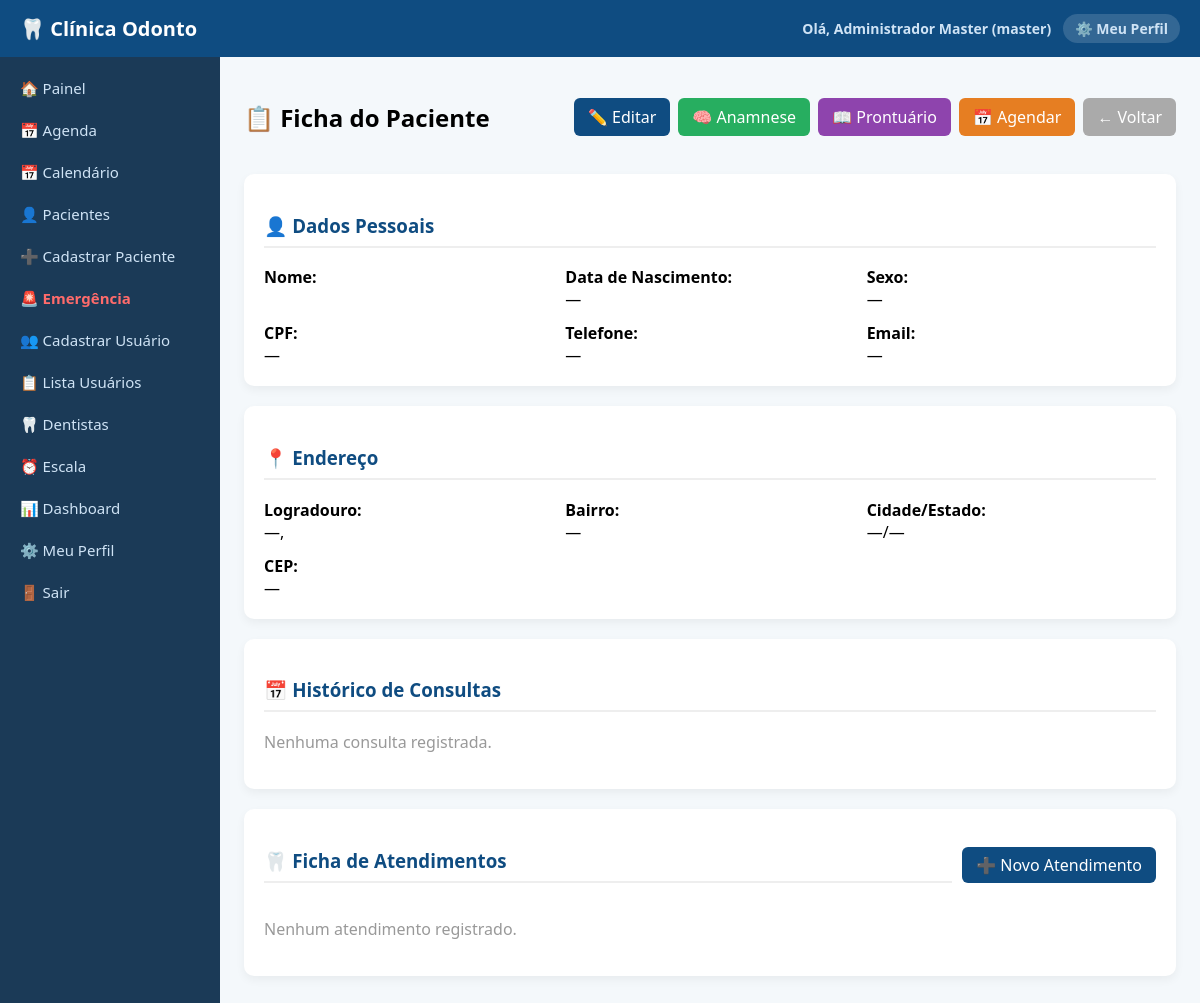
/pacientes/ficha/173 (signed in), run on an earlier commit of the app's database.
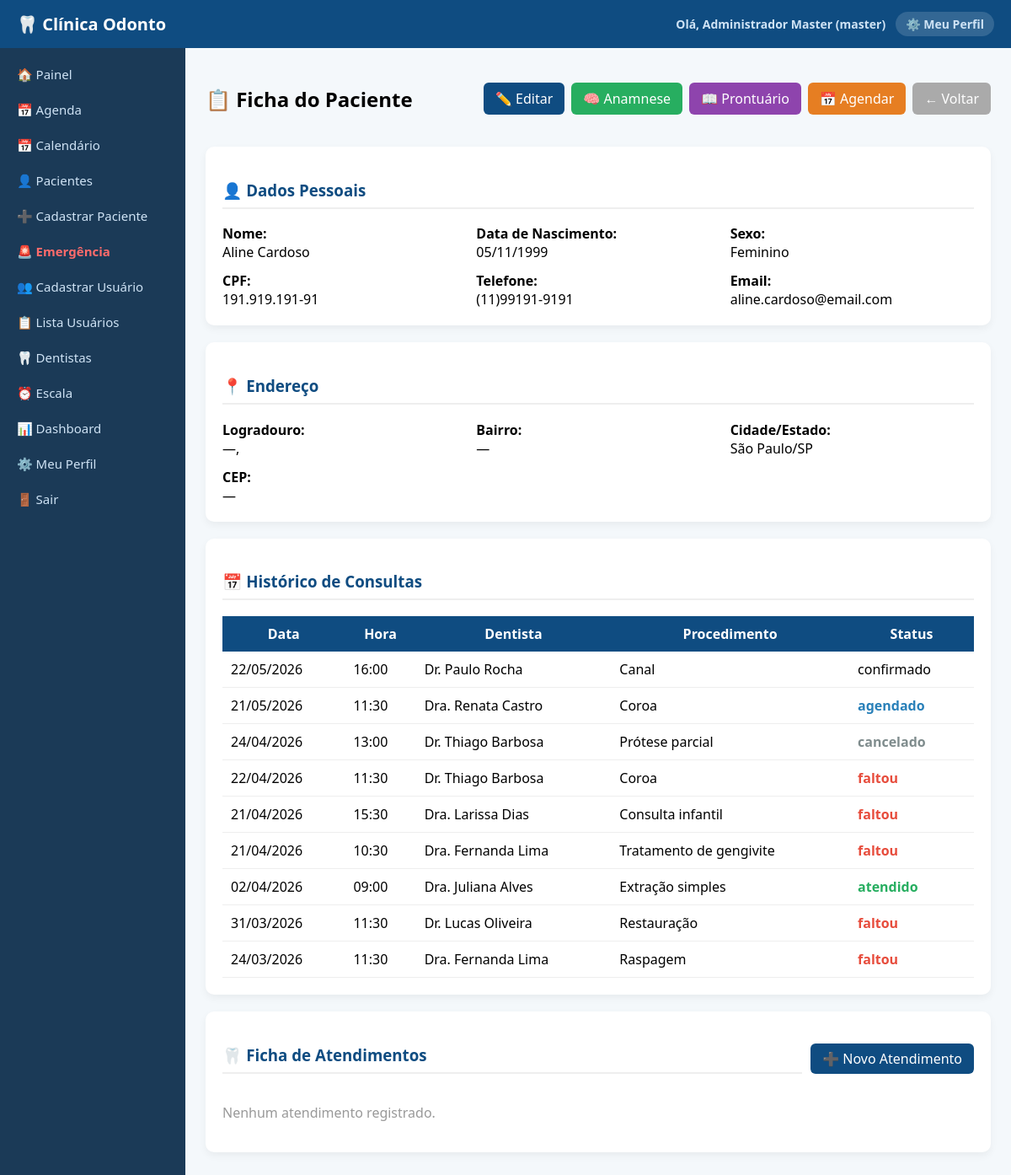
And on a later commit of the database.
### tables this page shows
CREATE TABLE pacientes (
            id INTEGER PRIMARY KEY AUTOINCREMENT,
            usuario_id INTEGER,
            nome TEXT,
            data_nascimento TEXT,
            sexo TEXT,
            cpf TEXT,
            telefone TEXT,
            email TEXT,
            cep TEXT,
            logradouro TEXT,
            bairro TEXT,
            cidade TEXT,
            estado TEXT,
            numero TEXT,
            complemento TEXT,
            responsavel_nome TEXT
        );

CREATE TABLE consultas (
            id INTEGER PRIMARY KEY AUTOINCREMENT,
            paciente_id INTEGER,
            dentista_id INTEGER,
            data TEXT,
            hora TEXT,
            procedimento TEXT,
            status TEXT
        );

CREATE TABLE usuarios (
            id INTEGER PRIMARY KEY AUTOINCREMENT,
            nome TEXT,
            email TEXT UNIQUE,
            senha TEXT,
            tipo TEXT,
            especialidade TEXT,
            cro TEXT
        );

### routes/pacientes.py (the view)
@pacientes.route('/pacientes/ficha/<int:id>')
@tipo_required(['master', 'admin', 'operador', 'atendente', 'dentista'])
def ficha_paciente(id):
    conn = get_db_connection()
    cur = conn.cursor()
    cur.execute(f'SELECT * FROM pacientes WHERE id = {p()}', (id,))
    pac = fetch_one(cur, cur.fetchone())
    cur.execute(f'''SELECT c.*, u.nome as dentista_nome FROM consultas c
        LEFT JOIN usuarios u ON u.id = c.dentista_id
        WHERE c.paciente_id = {p()} ORDER BY c.data DESC, c.hora DESC''', (id,))
    consultas = fetch_all(cur, cur.fetchall())
    cur.execute(f'''SELECT a.*, u.nome as dentista_nome FROM atendimentos a
        LEFT JOIN usuarios u ON u.id = a.dentista_id
        WHERE a.paciente_id = {p()} ORDER BY a.data DESC''', (id,))
    atendimentos = fetch_all(cur, cur.fetchall())
    conn.close()
    return render_template('ficha_paciente.html', paciente=pac, consultas=consultas, atendimentos=atendimentos)

### app.py (called while the page is built)
@app.template_filter('formatar_data')
def formatar_data(valor):
    if not valor:
        return '—'
    try:
        from datetime import datetime
        if '/' in str(valor):
            return valor
        dt = datetime.strptime(str(valor)[:10], '%Y-%m-%d')
        return dt.strftime('%d/%m/%Y')
    except:
        return valor

### db.py (called while the page is built)
def get_db_connection():
    if DATABASE_URL:
        import psycopg2
        import psycopg2.extras
        conn = psycopg2.connect(DATABASE_URL)
        conn.autocommit = False
        return conn
    else:
        conn = sqlite3.connect('database.db')
        conn.row_factory = sqlite3.Row
        return conn

def is_postgres():
    return bool(DATABASE_URL)

### routes/pacientes.py (called while the page is built)
def fetch_one(cur, row):
    from db import is_postgres
    return row_as_dict(row, cur) if is_postgres() else row

def fetch_all(cur, rows):
    from routes.utils import rows_as_dicts
    from db import is_postgres
    return rows_as_dicts(rows, cur) if is_postgres() else rows

def p():
    return '%s' if is_postgres() else '?'

### routes/utils.py (called while the page is built)
def tipo_required(tipos_permitidos):
    def decorator(func):
        @wraps(func)
        def wrapper(*args, **kwargs):
            if 'usuario_tipo' not in session:
                return redirect('/login')
            if session['usuario_tipo'] not in tipos_permitidos:
                return "<h1>Acesso negado</h1>"
            return func(*args, **kwargs)
        return wrapper
    return decorator

### templates/ficha_paciente.html (shortened to what this page needs)
{% extends "base.html" %}
{% block content %}
<div style="display:flex; justify-content:space-between; align-items:center; flex-wrap:wrap; gap:10px; margin-bottom:20px;">
    <h2>📋 Ficha do Paciente</h2>
    <div style="display:flex; gap:8px; flex-wrap:wrap;">
        {% if session.usuario_tipo in ['master','admin'] %}
        <a href="/pacientes/editar/{{ paciente.id }}" style="padding:8px 14px; background:#0f4c81; color:white; border-radius:6px; text-decoration:none;">✏️ Editar</a>
        {% endif %}
        <a href="/pacientes/anamnese/{{ paciente.id }}" style="padding:8px 14px; background:#27ae60; color:white; border-radius:6px; text-decoration:none;">🧠 Anamnese</a>
        <a href="/prontuario/{{ paciente.id }}" style="padding:8px 14px; background:#8e44ad; color:white; border-radius:6px; text-decoration:none;">📖 Prontuário</a>
        {% if session.usuario_tipo in ['master','admin','operador','atendente'] %}
        <a href="/consultas/nova?paciente_id={{ paciente.id }}" style="padding:8px 14px; background:#e67e22; color:white; border-radius:6px; text-decoration:none;">📅 Agendar</a>
        {% endif %}
        <a href="/pacientes/lista" style="padding:8px 14px; background:#aaa; color:white; border-radius:6px; text-decoration:none;">← Voltar</a>
    </div>
</div>
<div class="card" style="margin-bottom:20px;">
    <h3 style="color:#0f4c81; border-bottom:2px solid #eee; padding-bottom:8px;">👤 Dados Pessoais</h3>
    <div style="display:grid; grid-template-columns:repeat(auto-fill,minmax(220px,1fr)); gap:12px;">
        <div><b>Nome:</b><br>{{ paciente.nome }}</div>
        <div><b>Data de Nascimento:</b><br>{{ paciente.data_nascimento | formatar_data if paciente.data_nascimento else '—' }}</div>
        <div><b>Sexo:</b><br>{{ 'Masculino' if paciente.sexo == 'M' else 'Feminino' if paciente.sexo == 'F' else '—' }}</div>
        <div><b>CPF:</b><br>{{ paciente.cpf or '—' }}</div>
        <div><b>Telefone:</b><br>{{ paciente.telefone or '—' }}</div>
        <div><b>Email:</b><br>{{ paciente.email or '—' }}</div>
    </div>
</div>
<div class="card" style="margin-bottom:20px;">
    <h3 style="color:#0f4c81; border-bottom:2px solid #eee; padding-bottom:8px;">📍 Endereço</h3>
    <div style="display:grid; grid-template-columns:repeat(auto-fill,minmax(220px,1fr)); gap:12px;">
        <div><b>Logradouro:</b><br>{{ paciente.logradouro or '—' }}, {{ paciente.numero or '' }}</div>
        <div><b>Bairro:</b><br>{{ paciente.bairro or '—' }}</div>
        <div><b>Cidade/Estado:</b><br>{{ paciente.cidade or '—' }}/{{ paciente.estado or '—' }}</div>
        <div><b>CEP:</b><br>{{ paciente.cep or '—' }}</div>
    </div>
</div>
<div class="card" style="margin-bottom:20px;">
    <h3 style="color:#0f4c81; border-bottom:2px solid #eee; padding-bottom:8px;">📅 Histórico de Consultas</h3>
    {% if consultas %}
    <table>
        <tr>
            <th>Data</th><th>Hora</th><th>Dentista</th><th>Procedimento</th><th>Status</th>
        </tr>
        {% for c in consultas %}
        <tr>
            <td>{{ c.data | formatar_data }}</td>
            <td>{{ c.hora }}</td>
            <td>{{ c.dentista_nome }}</td>
            <td>{{ c.procedimento }}</td>
            <td class="status-{{ c.status }}">{{ c.status }}</td>
        </tr>
        {% endfor %}
    </table>
    {% else %}
    <p style="color:#999;">Nenhuma consulta registrada.</p>
    {% endif %}
</div>
<div class="card" style="margin-bottom:20px;">
    <div style="display:flex; justify-content:space-between; align-items:center;">
        <h3 style="color:#0f4c81; border-bottom:2px solid #eee; padding-bottom:8px; flex:1;">🦷 Ficha de Atendimentos</h3>
        {% if session.usuario_tipo in ['master','admin','dentista'] %}
        <a href="/atendimento/novo/{{ paciente.id }}" style="padding:7px 14px; background:#0f4c81; color:white; border-radius:6px; text-decoration:none; margin-left:10px;">➕ Novo Atendimento</a>
        {% endif %}
    </div>
    {% if atendimentos %}
        {% for a in atendimentos %}
        <div style="border-left:4px solid #0f4c81; padding:12px 16px; margin:12px 0; background:#f9fbff; border-radius:0 8px 8px 0;">
            <div style="display:flex; justify-content:space-between; flex-wrap:wrap; gap:4px;">
                <strong>{{ a.data | formatar_data }}</strong>
                <span style="color:#888; font-size:13px;">Dr(a). {{ a.dentista_nome }}</span>
            </div>
            {% if a.queixa %}<p style="margin:6px 0;"><b>Queixa:</b> {{ a.queixa }}</p>{% endif %}
            {% if a.diagnostico %}<p style="margin:6px 0;"><b>Diagnóstico:</b> {{ a.diagnostico }}</p>{% endif %}
            {% if a.tratamento %}<p style="margin:6px 0;"><b>Tratamento realizado:</b> {{ a.tratamento }}</p>{% endif %}
            {% if a.prescricao %}<p style="margin:6px 0;"><b>Prescrição:</b> {{ a.prescricao }}</p>{% endif %}
            {% if a.observacoes %}<p style="margin:6px 0;"><b>Observações:</b> {{ a.observacoes }}</p>{% endif %}
            {% if a.retorno %}<p style="margin:6px 0;"><b>Retorno:</b> {{ a.retorno | formatar_data }}</p>{% endif %}
        </div>
        {% endfor %}
    {% else %}
    <p style="color:#999;">Nenhum atendimento registrado.</p>
    {% endif %}
</div>
{% endblock %}

### templates/base.html (shortened to what this page needs)
<!DOCTYPE html>
<html>
<head>
    <link rel="stylesheet" href="{{ url_for('static', filename='style.css') }}">
</head>
<body>
<nav>
    <div style="display:flex; align-items:center; gap:10px;">
        <span class="nav-logo">🦷 Clínica Odonto</span>
    </div>
    <div class="nav-usuario">
        {% if session.usuario_nome %}
            <span>Olá, <strong>{{ session.usuario_nome }}</strong> ({{ session.usuario_tipo }})</span>
            <a href="/perfil">⚙️ Meu Perfil</a>
        {% endif %}
    </div>
</nav>
<div class="layout">
    <div class="sidebar" id="sidebar">
        {% if session.usuario_tipo == 'cliente' %}
            <a href="/minha_area">🏠 Painel</a>
            <a href="/minha_area">📅 Minha Agenda</a>
        {% else %}
            <a href="/">🏠 Painel</a>
        {% endif %}
        {% if session.usuario_tipo in ['master','admin','operador','atendente','dentista'] %}
            <a href="/consultas">📅 Agenda</a>
            <a href="/agenda_calendario">📅 Calendário</a>
            <a href="/pacientes/lista">👤 Pacientes</a>
        {% endif %}
        {% if session.usuario_tipo in ['master','admin','operador','atendente'] %}
            <a href="/cadastro">➕ Cadastrar Paciente</a>
        {% endif %}
        {% if session.usuario_tipo in ['master','admin','operador','atendente','dentista'] %}
            <a href="/emergencia" style="color:#ff6b6b; font-weight:bold;">🚨 Emergência</a>
        {% endif %}
        {% if session.usuario_tipo in ['master','admin'] %}
            <a href="/usuarios">👥 Cadastrar Usuário</a>
            <a href="/usuarios/lista">📋 Lista Usuários</a>
            <a href="/dentistas">🦷 Dentistas</a>
        {% endif %}
        {% if session.usuario_tipo in ['master','admin','operador','atendente','dentista'] %}
            <a href="/escala">⏰ Escala</a>
            <a href="/dashboard">📊 Dashboard</a>
        {% endif %}
        <a href="/perfil">⚙️ Meu Perfil</a>
        <a href="/logout">🚪 Sair</a>
    </div>
    <div class="content" id="conteudo">
        {% block content %}{% endblock %}
    </div>
</div>
</body>
</html>

### static/style.css (style rules this page uses)
body { margin: 0; font-family: 'Segoe UI', Arial; background: #f4f8fb; }
nav { background: #0f4c81; color: white; padding: 15px 20px; font-size: 20px; font-weight: bold; }
.layout { display: flex; }
.sidebar { width: 220px; background: #1b3a57; min-height: 100vh; padding-top: 20px; }
.sidebar a { display: block; color: #cfe3f5; padding: 12px 20px; text-decoration: none; transition: 0.2s; }
.content { flex: 1; padding: 30px; }
.card { background: white; padding: 20px; border-radius: 10px; box-shadow: 0 4px 10px rgba(0,0,0,0.05); }
table { width: 100%; border-collapse: collapse; margin-top: 15px; background: white; }
th { background: #0f4c81; color: white; padding: 10px; }
td { padding: 10px; border-bottom: 1px solid #eee; }
.status-agendado { color: #2980b9; font-weight: bold; }
.status-atendido { color: #27ae60; font-weight: bold; }
.status-faltou { color: #e74c3c; font-weight: bold; }
.status-cancelado { color: #7f8c8d; font-weight: bold; }

### templates/base.html (style rules this page uses)
nav { display: flex; align-items: center; justify-content: space-between; background: #0f4c81; color: white; padding: 14px 20px; position: sticky; top: 0; z-index: 100; }
.nav-logo { font-size: 20px; font-weight: bold; }
.nav-usuario { display: flex; align-items: center; gap: 12px; font-size: 14px; }
.nav-usuario a { color: #cfe3f5; text-decoration: none; background: rgba(255,255,255,0.15); padding: 5px 12px; border-radius: 20px; transition: 0.2s; }
.nav-usuario span { color: #cfe3f5; }
.layout { display: flex; min-height: calc(100vh - 53px); }
.sidebar { width: 220px; min-width: 220px; background: #1b3a57; padding-top: 10px; transition: transform 0.3s; }
.sidebar a { display: block; color: #cfe3f5; padding: 11px 20px; text-decoration: none; transition: 0.2s; font-size: 15px; }
.content { flex: 1; padding: 24px; overflow-x: auto; }

What changed in the data, as far as the page shows it:
added pacientes: nome "Aline Cardoso", data_nascimento "05/11/1999", sexo "Feminino", cpf "191.919.191-91", telefone "(11)99191-9191", email "aline.cardoso@email.com", cidade "São Paulo", estado "SP"
added consultas: data "22/05/2026", hora "16:00", dentista_nome "Dr. Paulo Rocha", procedimento "Canal", status "confirmado"
added consultas: data "21/05/2026", hora "11:30", dentista_nome "Dra. Renata Castro", procedimento "Coroa", status "agendado"
added consultas: data "24/04/2026", hora "13:00", dentista_nome "Dr. Thiago Barbosa", procedimento "Prótese parcial", status "cancelado"
added consultas: data "22/04/2026", hora "11:30", dentista_nome "Dr. Thiago Barbosa", procedimento "Coroa", status "faltou"
added consultas: data "21/04/2026", hora "15:30", dentista_nome "Dra. Larissa Dias", procedimento "Consulta infantil", status "faltou"
added consultas: data "21/04/2026", hora "10:30", dentista_nome "Dra. Fernanda Lima", procedimento "Tratamento de gengivite", status "faltou"
added consultas: data "02/04/2026", hora "09:00", dentista_nome "Dra. Juliana Alves", procedimento "Extração simples", status "atendido"
added consultas: data "31/03/2026", hora "11:30", dentista_nome "Dr. Lucas Oliveira", procedimento "Restauração", status "faltou"
added consultas: data "24/03/2026", hora "11:30", dentista_nome "Dra. Fernanda Lima", procedimento "Raspagem", status "faltou"
Also different on the page:
{{ paciente.cpf or '—' }}: "—" → (not shown)
{{ paciente.telefone or '—' }}: "—" → (not shown)
{{ paciente.email or '—' }}: "—" → (not shown)
{{ paciente.cidade or '—' }}: "—" → (not shown)
{{ paciente.estado or '—' }}: "—" → (not shown)
text no longer shown: "— — Nenhuma consulta registrada."
text now shown: "Data Hora Dentista Procedimento Status"
